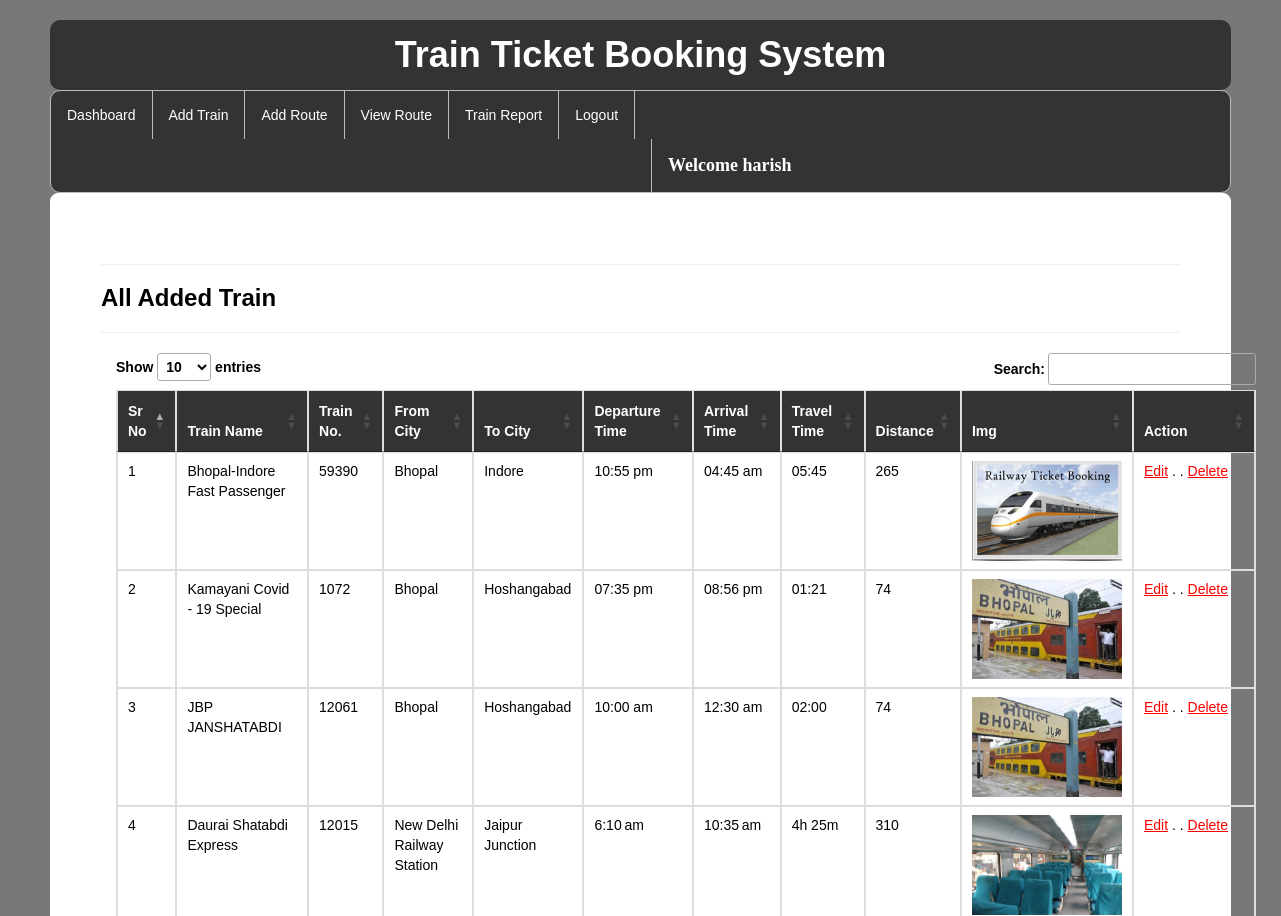
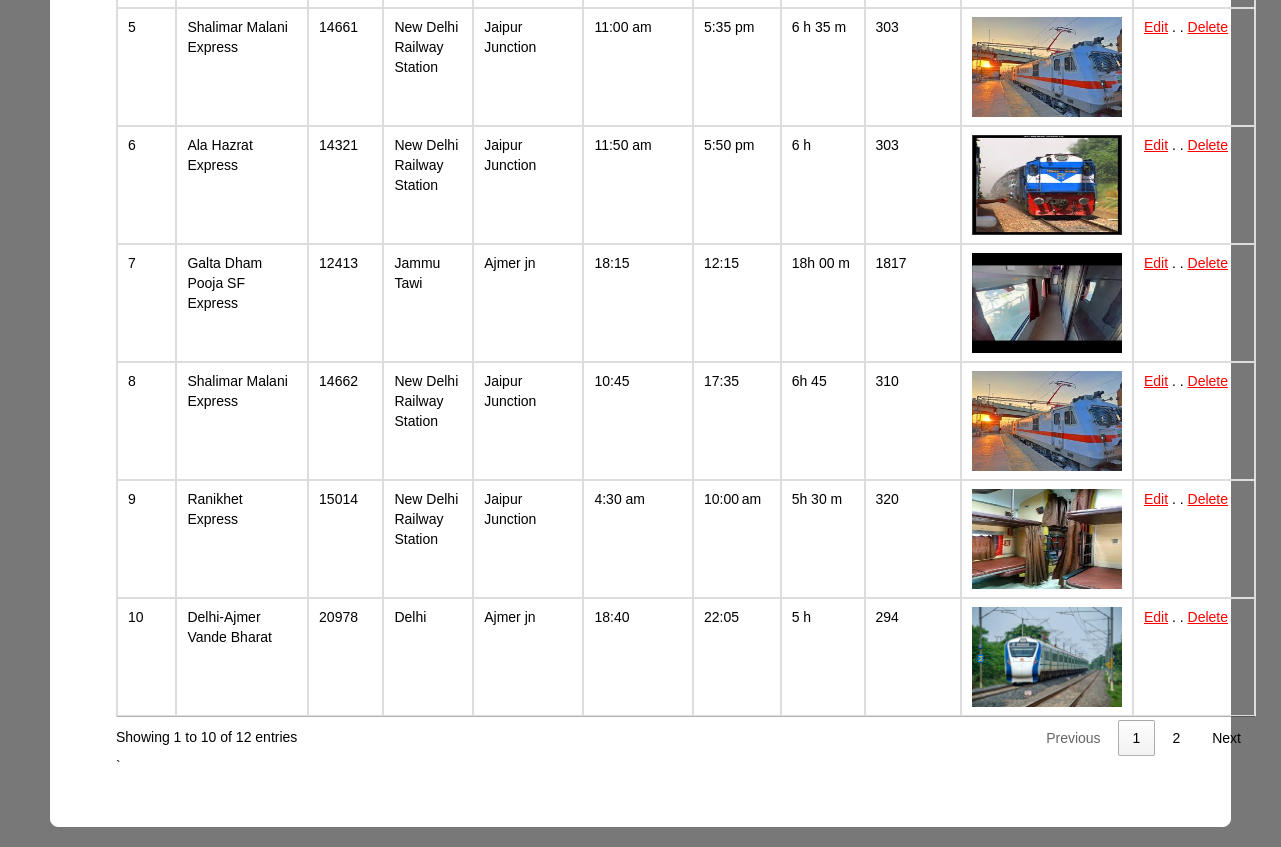
The app's page /viewtrain/ (signed in) with its own data (2 pictures, top to bottom).
### railway/models.py (models this page shows, shortened)
class Add_Train(models.Model):
    trainname = models.CharField(max_length=30,null=True)
    train_no = models.IntegerField(null=True)
    from_city = models.CharField(max_length=30,null=True)
    to_city = models.CharField(max_length=30,null=True)
    departuretime=models.CharField(max_length=30,null=True)
    arrivaltime=models.CharField(max_length=30,null=True)
    trevaltime=models.CharField(max_length=100,null=True)
    distance=models.IntegerField(null=True)
    img=models.FileField(null=True)

### railway/views.py (the view)
# urls.py: path('viewtrain/', view_train, name="view_train"),
def view_train(request):
    if not request.user.is_authenticated:
        return redirect('login')
    data=Add_Train.objects.all()
    d={"data":data}
    return render(request,"view_train.html",d)

### railway/templates/view_train.html (shortened to what this page needs)
{% extends 'navigation3.html' %}
{% load static %}
{% block b %}
<div style="color:Black;border:1px solid white;border-radius:8px;background-color:white;padding:50px">
<hr><h3><strong>All Added Train</strong></h3><hr>
    <div class="container">
<table class="noteCard table table-bordered" id="myTable">
  <thead style="color:white;background-color:#333">
  <tr>
    <th>Sr No</th>
    <th>Train Name</th>
      <th>Train No.</th>
      <th>From City</th>
    <th>To City</th>
    <th>Departure Time</th>
       <th>Arrival Time</th>
    <th>Travel Time</th>
    <th>Distance</th>
    <th>Img</th>
    <th>Action</th>
  </tr>
  </thead>
   <tbody>
    {% for i in data %}
  <tr>
    <td>{{forloop.counter}}</td>
    <td>{{i.trainname}}</td>
    <td>{{i.train_no}}</td>
      <td>{{i.from_city}}</td>
      <td>{{i.to_city}}</td>
      <td>{{i.departuretime}}</td>
      <td>{{i.arrivaltime}}</td>
      <td>{{i.trevaltime}}</td>
      <td>{{i.distance}}</td>
      <td><img  src="{{i.img.url}}" style="width:150px;height:100px"></td>
    <td style="width:100px"><a href="{% url 'edittrain' i.id %}" style="color:red"><u>Edit</u></a>  . .
   <a href="{% url 'delete' i.id %}" style="color:red"><u>Delete</u></a></td>
  </tr>
    {% endfor %}
    </tbody>
</table>`
 </div>
</div>
{% endblock %}

### railway/templates/navigation3.html (shortened to what this page needs)
{% extends 'head.html' %}
{% load static %}
{% block body %}
<link rel = stylesheet href = "//cdn.datatables.net/1.10.19/css/jquery.dataTables.min.css">
<ul class="id2">
  <li id="id1"><a href="{% url 'admindashboard' %}">Dashboard</a></li>
  <li id="id1"><a href="{% url 'add_train' %}">Add Train</a></li>
  <li id="id1"><a href="{% url 'add_route' %}">Add Route</a></li>
  <li id="id1"><a href="{% url 'availableroute' %}">View Route</a></li>
  <li id="id1"><a href="{% url 'view_train'%}">Train Report</a></li>
  <li id="id1"><a href="{% url 'log_out' %}">Logout</a></li>
      <li id="id2" style="margin-left:600px"><a href="" style="color:white"><strong style="font-size:18px;font-family:cursive">Welcome {{request.user.username}}</strong></a></li>
</ul>
{% block b %}
{% endblock %}
{% endblock %}

### railway/templates/head.html (shortened to what this page needs)
<!DOCTYPE html>
<html lang="en">
<head>
    <link rel="stylesheet" href="https://maxcdn.bootstrapcdn.com/bootstrap/3.4.1/css/bootstrap.min.css">
</head>
<body>
    <div class="text-center main-header">
        <h1>
            <strong>
                <span>T</span>rain
                <span>T</span>icket
                <span>B</span>ooking
                <span>S</span>ystem
            </strong>
        </h1>
    </div>
    {% block body %}
    {% endblock %}
</body>
</html>

### railway/templates/head.html (style rules this page uses)
.main-header { background-color: #333; border-radius: 10px; padding: 15px 0; margin-top: 20px; }
.main-header h1 { color: white; margin: 0; }
.main-header span { font-size: 36px; }
body { background-color: hsl(0, 0%, 47%); margin: 20px 50px; }

### railway/templates/navigation3.html (style rules this page uses)
.id2 { list-style-type: none; margin: 0; padding: 0; overflow: hidden; background-color: #333; border-radius:10px; border:1px solid #bbb; }
#id1 { float: left; border-right:1px solid #bbb; }
#id2 { float: left; border-left:1px solid #bbb; }
li:last-child { border-right: none; }
li a { display: block; color: white; text-align: center; padding: 14px 16px; text-decoration: none; }
body { font-family: Arial, Helvetica, sans-serif; }

### records on screen
Add_Train: trainname "Bhopal-Indore Fast Passenger", train_no "59390", from_city "Bhopal", to_city "Indore", departuretime "10:55 pm", arrivaltime "04:45 am", trevaltime "05:45", distance "265", img (picture)
Add_Train: trainname "Kamayani Covid - 19 Special", train_no "1072", from_city "Bhopal", to_city "Hoshangabad", departuretime "07:35 pm", arrivaltime "08:56 pm", trevaltime "01:21", distance "74", img (picture)
Add_Train: trainname "JBP JANSHATABDI", train_no "12061", from_city "Bhopal", to_city "Hoshangabad", departuretime "10:00 am", arrivaltime "12:30 am", trevaltime "02:00", distance "74", img (picture)
Add_Train: trainname "Daurai Shatabdi Express", train_no "12015", from_city "New Delhi Railway Station", to_city "Jaipur Junction", departuretime "6:10 am", arrivaltime "10:35 am", trevaltime "4h 25m", distance "310", img (picture)
Add_Train: trainname "Shalimar Malani Express", train_no "14661", from_city "New Delhi Railway Station", to_city "Jaipur Junction", departuretime "11:00 am", arrivaltime "5:35 pm", trevaltime "6 h 35 m", distance "303", img (picture)
Add_Train: trainname "Ala Hazrat Express", train_no "14321", from_city "New Delhi Railway Station", to_city "Jaipur Junction", departuretime "11:50 am", arrivaltime "5:50 pm", trevaltime "6 h", distance "303", img (picture)
Add_Train: trainname "Galta Dham Pooja SF Express", train_no "12413", from_city "Jammu Tawi", to_city "Ajmer jn", departuretime "18:15", arrivaltime "12:15", trevaltime "18h 00 m", distance "1817", img (picture)
Add_Train: trainname "Shalimar Malani Express", train_no "14662", from_city "New Delhi Railway Station", to_city "Jaipur Junction", departuretime "10:45", arrivaltime "17:35", trevaltime "6h 45", distance "310", img (picture)
Add_Train: trainname "Ranikhet Express", train_no "15014", from_city "New Delhi Railway Station", to_city "Jaipur Junction", departuretime "4:30 am", arrivaltime "10:00 am", trevaltime "5h 30 m", distance "320", img (picture)
Add_Train: trainname "Delhi-Ajmer Vande Bharat", train_no "20978", from_city "Delhi", to_city "Ajmer jn", departuretime "18:40", arrivaltime "22:05", trevaltime "5 h", distance "294", img (picture)

### other values on screen
{{ request.user.username }} "harish"
